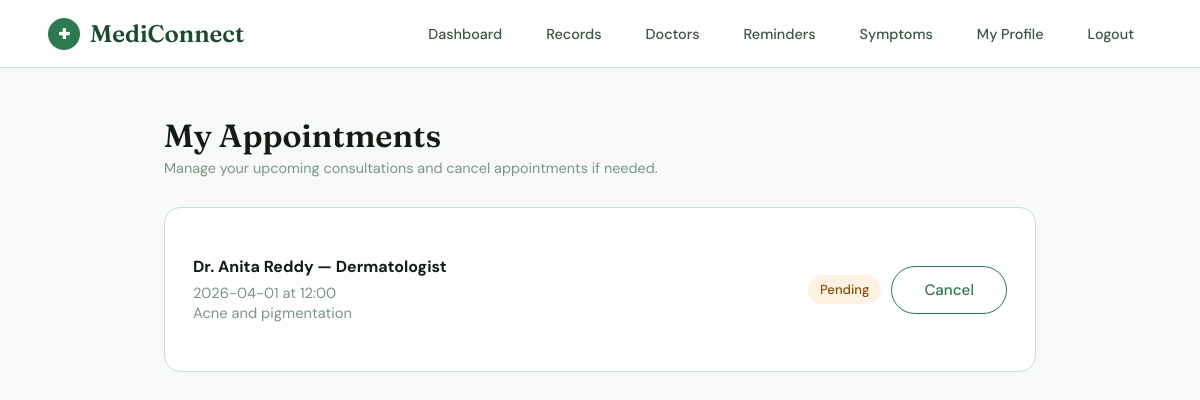
The page /appointments (signed in) on the database its author committed.
### mediconnect/app.py (models this page shows)
class Appointment(db.Model):
    id = db.Column(db.Integer, primary_key=True)
    user_id = db.Column(db.Integer, db.ForeignKey("user.id"), nullable=False)
    doctor_id = db.Column(db.Integer, db.ForeignKey("doctor.id"), nullable=False)
    date = db.Column(db.String(50), nullable=False)
    time = db.Column(db.String(50), nullable=False)
    reason = db.Column(db.Text)
    status = db.Column(db.String(20), default="Pending")
    created_at = db.Column(db.DateTime, default=datetime.utcnow)
    user = db.relationship("User", backref="appointments")
    doctor = db.relationship("Doctor", backref="appointments")

class Doctor(db.Model):
    id = db.Column(db.Integer, primary_key=True)
    name = db.Column(db.String(100), nullable=False)
    email = db.Column(db.String(120), unique=True, nullable=False)
    password = db.Column(db.String(200), nullable=False)
    specialization = db.Column(db.String(100), nullable=False)
    experience = db.Column(db.Integer)
    fee = db.Column(db.Float, default=0.0)
    availability = db.Column(db.String(200), default="Mon-Fri, 9am-5pm")
    about = db.Column(db.Text)
    created_at = db.Column(db.DateTime, default=datetime.utcnow)
    reviews = db.relationship('DoctorReview', backref='doctor', lazy=True)

### mediconnect/app.py (the view)
@app.route("/appointments")
def appointments():
    if "user_id" not in session or session.get("role") != "patient":
        flash("Please login first.", "error")
        return redirect(url_for("login"))
    all_appointments = (Appointment.query
                        .filter_by(user_id=session["user_id"])
                        .order_by(Appointment.created_at.desc())
                        .all())
    return render_template("appointments.html", appointments=all_appointments)

### mediconnect/templates/appointments.html (shortened to what this page needs)
{% extends "base.html" %}
{% block content %}
<div class="appointments-page">
  <div class="page-header">
    <h1>My Appointments</h1>
    <p>Manage your upcoming consultations and cancel appointments if needed.</p>
  </div>
  <div class="app-card">
    {% if appointments %}
      {% for apt in appointments %}
        <div class="app-item">
          <div class="app-details">
            <h3>Dr. {{ apt.doctor.name }} — {{ apt.doctor.specialization }}</h3>
            <p>{{ apt.date }} at {{ apt.time }}</p>
            <p>{{ apt.reason }}</p>
          </div>
          <div class="app-actions">
            <span class="status-badge {{ apt.status|lower }}">{{ apt.status }}</span>
            <a href="/appointments/delete/{{ apt.id }}" class="btn btn-outline" onclick="return confirm('Cancel this appointment?')">Cancel</a>
          </div>
        </div>
      {% endfor %}
    {% else %}
      <div class="empty-state">
        You have no scheduled appointments.<br>
        <a href="/doctors" class="btn btn-primary" style="margin-top:16px; display:inline-block;">Book a doctor</a>
      </div>
    {% endif %}
  </div>
</div>
{% endblock %}

### rows shown on the page
Appointment: doctor.name "Anita Reddy", doctor.specialization "Dermatologist", date "2026-04-01", time "12:00", reason "Acne and pigmentation", status "Pending"
